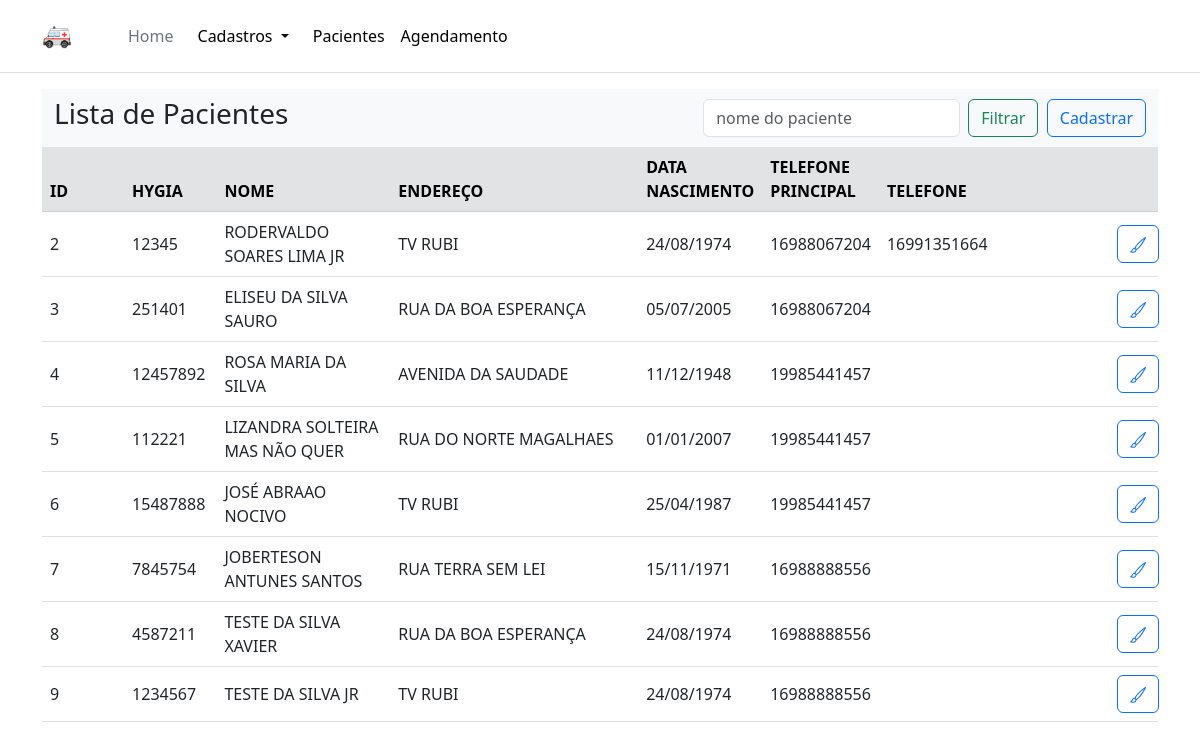
/pacientes, run on the app's committed database.
### models.py (models this page shows, shortened)
class Paciente (Base):
    __tablename__ = "PACIENTE"
    paciente_id = Column(INTEGER, primary_key=True)
    cidade_id = Column(INTEGER, nullable=False)
    hygia = Column(TEXT(20),nullable=False)
    nome = Column(TEXT(250), nullable=False)
    data_nasc = Column(TEXT(10), nullable=False)
    tel_1 = Column(TEXT(11), nullable=False)
    tel_2 = Column(TEXT(11), nullable=True)
    logradouro = Column(TEXT(400), nullable=False)
    numero = Column(TEXT(20), nullable=False)
    complemento = Column(TEXT(50), nullable=False)
    cep = Column(TEXT(10), nullable=False)

### app.py (the view)
@app.route("/pacientes")
def pacientes():
    nome = request.args.get('nome', default = '', type = str)
    if nome == '':
        sql = session.query(Paciente, Cidade).join(Cidade, Paciente.cidade_id == Cidade.cidade_id).all()
    else:
        sql = session.query(Paciente, Cidade).filter(ilike_op(Paciente.nome,f'%{nome}%')).join(Cidade, Paciente.cidade_id == Cidade.cidade_id).all()
    return render_template('pacientes.html', results=sql)

### templates/pacientes.html (shortened to what this page needs)
{% extends 'base.html' %}
{% block content %}
    <nav class="navbar navbar-expand-lg bg-body-tertiary">
        <div class="container-fluid">
        <div class="collapse navbar-collapse" id="navbarSupportedContent">
            <h3>Lista de Pacientes</h3>
            <form class="d-flex" role="search">
                <input class="form-control me-2" id="nome" name="nome" type="search" placeholder="nome do paciente" aria-label="Search">
                <button class="btn btn-outline-success" type="submit">Filtrar</button>
            </form>
            <a class="btn btn-outline-primary d-inline-flex align-items-center" href="/pacientes/novo" role="button">Cadastrar</a>
        </div>
        </div>
    </nav>
    <table class="table table-hover">
        <thead>
            <tr class="table-secondary">
                <th class="col-1">ID</th>
                <th class="col-1">HYGIA</th>
                <th class="col-2">NOME</th>
                <th class="col-3">ENDEREÇO</th>
                <th class="col-1">DATA NASCIMENTO</th>
                <th class="col-1">TELEFONE PRINCIPAL</th>
                <th class="col-1">TELEFONE</th>
                <th class="col-2"></th>
        </thead>
        <tbody>
            {% for result in results %}
            <tr>
                <td class="col-1 align-middle">{{ result.Paciente.paciente_id }}</td>
                <td class="col-1 align-middle">{{ result.Paciente.hygia }}</td>
                <td class="col-2 align-middle">{{ result.Paciente.nome }}</td>
                <td class="col-3 align-middle">{{ result.Paciente.logradouro }}</td>
                <td class="col-1 align-middle">{{ result.Paciente.data_nasc }}</td>
                <td class="col-1 align-middle">{{ result.Paciente.tel_1 }}</td>
                <td class="col-1 align-middle">{{ result.Paciente.tel_2 }}</td>
                <td class="col-2 align-middle">
                    <div class="row buttons justify-content-end">
                        <div class="col-2">
                            <a class="btn btn-outline-primary" href="/pacientes/editar/{{result.Paciente.paciente_id}}">
                            </a>
                        </div>
                        <div class="col-2"></div>
                    </div>
                </td>
            </tr>
        {% endfor %}
        </tbody>
    </table>
{% endblock %}

### data on the page
Paciente: Paciente.paciente_id "2", Paciente.hygia "12345", Paciente.nome "RODERVALDO SOARES LIMA JR", Paciente.logradouro "TV RUBI", Paciente.data_nasc "24/08/1974", Paciente.tel_1 "16988067204", Paciente.tel_2 "16991351664"
Paciente: Paciente.paciente_id "3", Paciente.hygia "251401", Paciente.nome "ELISEU DA SILVA SAURO", Paciente.logradouro "RUA DA BOA ESPERANÇA", Paciente.data_nasc "05/07/2005", Paciente.tel_1 "16988067204"
Paciente: Paciente.paciente_id "4", Paciente.hygia "12457892", Paciente.nome "ROSA MARIA DA SILVA", Paciente.logradouro "AVENIDA DA SAUDADE", Paciente.data_nasc "11/12/1948", Paciente.tel_1 "19985441457"
Paciente: Paciente.paciente_id "5", Paciente.hygia "112221", Paciente.nome "LIZANDRA SOLTEIRA MAS NÃO QUER", Paciente.logradouro "RUA DO NORTE MAGALHAES", Paciente.data_nasc "01/01/2007", Paciente.tel_1 "19985441457"
Paciente: Paciente.paciente_id "6", Paciente.hygia "15487888", Paciente.nome "JOSÉ ABRAAO NOCIVO", Paciente.logradouro "TV RUBI", Paciente.data_nasc "25/04/1987", Paciente.tel_1 "19985441457"
Paciente: Paciente.paciente_id "7", Paciente.hygia "7845754", Paciente.nome "JOBERTESON ANTUNES SANTOS", Paciente.logradouro "RUA TERRA SEM LEI", Paciente.data_nasc "15/11/1971", Paciente.tel_1 "16988888556"
Paciente: Paciente.paciente_id "8", Paciente.hygia "4587211", Paciente.nome "TESTE DA SILVA XAVIER", Paciente.logradouro "RUA DA BOA ESPERANÇA", Paciente.data_nasc "24/08/1974", Paciente.tel_1 "16988888556"
Paciente: Paciente.paciente_id "9", Paciente.hygia "1234567", Paciente.nome "TESTE DA SILVA JR", Paciente.logradouro "TV RUBI", Paciente.data_nasc "24/08/1974", Paciente.tel_1 "16988888556"
